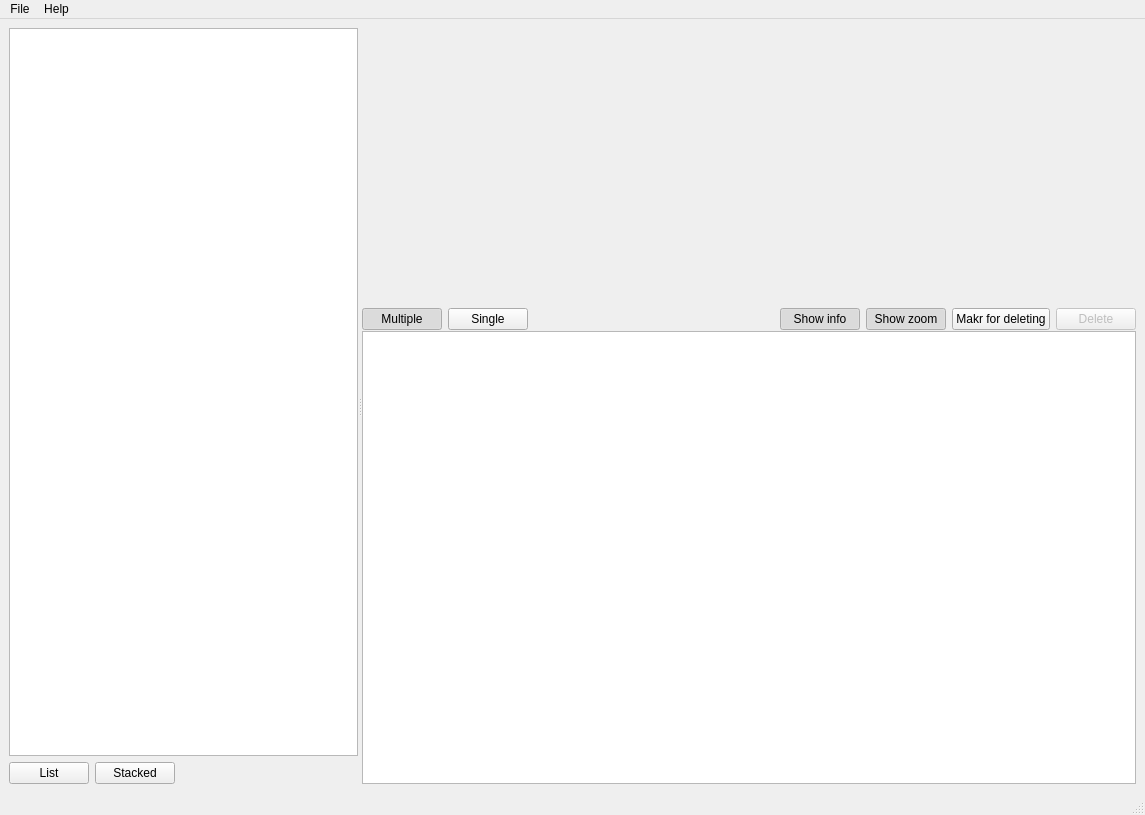
<?xml version="1.0" encoding="UTF-8"?>
<ui version="4.0">
 <class>MainWindow</class>
 <widget class="QMainWindow" name="MainWindow">
  <property name="geometry">
   <rect>
    <x>0</x>
    <y>0</y>
    <width>1145</width>
    <height>815</height>
   </rect>
  </property>
  <property name="windowTitle">
   <string>MainWindow</string>
  </property>
  <widget class="QWidget" name="centralwidget">
   <layout class="QVBoxLayout" name="verticalLayout_3">
    <item>
     <widget class="QSplitter" name="splitter">
      <property name="orientation">
       <enum>Qt::Horizontal</enum>
      </property>
      <widget class="QWidget" name="verticalLayoutWidget">
       <layout class="QVBoxLayout" name="verticalLayout">
        <item>
         <widget class="QStackedWidget" name="matches_stack">
          <property name="frameShape">
           <enum>QFrame::NoFrame</enum>
          </property>
          <property name="currentIndex">
           <number>0</number>
          </property>
          <widget class="MatchesListView" name="full_view_page">
           <property name="layoutDirection">
            <enum>Qt::LeftToRight</enum>
           </property>
           <property name="styleSheet">
            <string notr="true"/>
           </property>
           <property name="layoutMode">
            <enum>QListView::SinglePass</enum>
           </property>
           <property name="batchSize">
            <number>100</number>
           </property>
          </widget>
          <widget class="MatchesStackView" name="thumbnails_page"/>
         </widget>
        </item>
        <item>
         <layout class="QHBoxLayout" name="pager_layout"/>
        </item>
        <item>
         <layout class="QHBoxLayout" name="horizontalLayout_2">
          <property name="topMargin">
           <number>0</number>
          </property>
          <item>
           <widget class="QPushButton" name="list_thumbs_button">
            <property name="text">
             <string>List</string>
            </property>
           </widget>
          </item>
          <item>
           <widget class="QPushButton" name="stacked_thumbs_button">
            <property name="text">
             <string>Stacked</string>
            </property>
           </widget>
          </item>
          <item>
           <spacer name="horizontalSpacer">
            <property name="orientation">
             <enum>Qt::Horizontal</enum>
            </property>
            <property name="sizeHint" stdset="0">
             <size>
              <width>40</width>
              <height>20</height>
             </size>
            </property>
           </spacer>
          </item>
         </layout>
        </item>
       </layout>
      </widget>
      <widget class="QSplitter" name="splitter_2">
       <property name="orientation">
        <enum>Qt::Vertical</enum>
       </property>
       <property name="handleWidth">
        <number>1</number>
       </property>
       <widget class="QWidget" name="comparator_and_buttons">
        <layout class="QVBoxLayout" name="comparator_layout" stretch="1,1">
         <property name="sizeConstraint">
          <enum>QLayout::SetDefaultConstraint</enum>
         </property>
         <item>
          <widget class="CompareWidget" name="compare_widget" native="true">
           <property name="minimumSize">
            <size>
             <width>300</width>
             <height>100</height>
            </size>
           </property>
          </widget>
         </item>
         <item>
          <layout class="QHBoxLayout" name="action_buttons">
           <item>
            <widget class="QPushButton" name="display_multiple_button">
             <property name="toolTip">
              <string>Display images next to each other.</string>
             </property>
             <property name="text">
              <string>Multiple</string>
             </property>
             <property name="icon">
              <iconset theme="object-columns">
               <normaloff>.</normaloff>.</iconset>
             </property>
             <property name="checkable">
              <bool>true</bool>
             </property>
             <property name="checked">
              <bool>true</bool>
             </property>
             <property name="default">
              <bool>false</bool>
             </property>
             <property name="flat">
              <bool>false</bool>
             </property>
            </widget>
           </item>
           <item>
            <widget class="QPushButton" name="display_single_button">
             <property name="toolTip">
              <string>Display single image at the time.</string>
             </property>
             <property name="text">
              <string>Single</string>
             </property>
             <property name="icon">
              <iconset theme="page-simple">
               <normaloff>.</normaloff>.</iconset>
             </property>
             <property name="checkable">
              <bool>true</bool>
             </property>
            </widget>
           </item>
           <item>
            <spacer name="horizontalSpacer_2">
             <property name="orientation">
              <enum>Qt::Horizontal</enum>
             </property>
             <property name="sizeHint" stdset="0">
              <size>
               <width>40</width>
               <height>20</height>
              </size>
             </property>
            </spacer>
           </item>
           <item>
            <widget class="QPushButton" name="show_info_button">
             <property name="text">
              <string>Show info</string>
             </property>
             <property name="icon">
              <iconset theme="help-about-symbolic">
               <normaloff>.</normaloff>.</iconset>
             </property>
             <property name="checkable">
              <bool>true</bool>
             </property>
             <property name="checked">
              <bool>true</bool>
             </property>
             <property name="flat">
              <bool>false</bool>
             </property>
            </widget>
           </item>
           <item>
            <widget class="QPushButton" name="show_zoom_button">
             <property name="text">
              <string>Show zoom</string>
             </property>
             <property name="icon">
              <iconset theme="label">
               <normaloff>.</normaloff>.</iconset>
             </property>
             <property name="checkable">
              <bool>true</bool>
             </property>
             <property name="checked">
              <bool>true</bool>
             </property>
            </widget>
           </item>
           <item>
            <widget class="QPushButton" name="deleting_mode_button">
             <property name="toolTip">
              <string>Enables marking for deletion mode.</string>
             </property>
             <property name="text">
              <string>Makr for deleting</string>
             </property>
             <property name="icon">
              <iconset theme="trash-empty">
               <normaloff>.</normaloff>.</iconset>
             </property>
             <property name="checkable">
              <bool>true</bool>
             </property>
            </widget>
           </item>
           <item>
            <widget class="QPushButton" name="delete_button">
             <property name="enabled">
              <bool>false</bool>
             </property>
             <property name="text">
              <string>Delete</string>
             </property>
             <property name="icon">
              <iconset theme="edit-delete">
               <normaloff>.</normaloff>.</iconset>
             </property>
            </widget>
           </item>
          </layout>
         </item>
        </layout>
       </widget>
       <widget class="GroupListView" name="current_group_list_view">
        <property name="sizePolicy">
         <sizepolicy hsizetype="Expanding" vsizetype="Preferred">
          <horstretch>0</horstretch>
          <verstretch>0</verstretch>
         </sizepolicy>
        </property>
        <property name="baseSize">
         <size>
          <width>0</width>
          <height>500</height>
         </size>
        </property>
        <property name="verticalScrollBarPolicy">
         <enum>Qt::ScrollBarAlwaysOff</enum>
        </property>
        <property name="autoScroll">
         <bool>true</bool>
        </property>
        <property name="selectionMode">
         <enum>QAbstractItemView::MultiSelection</enum>
        </property>
        <property name="movement">
         <enum>QListView::Static</enum>
        </property>
        <property name="flow">
         <enum>QListView::LeftToRight</enum>
        </property>
        <property name="spacing">
         <number>5</number>
        </property>
       </widget>
      </widget>
     </widget>
    </item>
   </layout>
  </widget>
  <widget class="QMenuBar" name="menubar">
   <property name="geometry">
    <rect>
     <x>0</x>
     <y>0</y>
     <width>1145</width>
     <height>23</height>
    </rect>
   </property>
   <widget class="QMenu" name="menuFile">
    <property name="title">
     <string>File</string>
    </property>
    <addaction name="action_quit"/>
   </widget>
   <widget class="QMenu" name="menuHelp">
    <property name="title">
     <string>Help</string>
    </property>
    <addaction name="action_show_log"/>
   </widget>
   <addaction name="menuFile"/>
   <addaction name="menuHelp"/>
  </widget>
  <widget class="QStatusBar" name="statusbar"/>
  <action name="action_quit">
   <property name="text">
    <string>Quit</string>
   </property>
   <property name="shortcut">
    <string>Ctrl+Q</string>
   </property>
  </action>
  <action name="action_show_log">
   <property name="text">
    <string>Show log</string>
   </property>
  </action>
 </widget>
 <customwidgets>
  <customwidget>
   <class>MatchesListView</class>
   <extends>QListView</extends>
   <header>picture_comparator/view/matches_view</header>
   <container>1</container>
  </customwidget>
  <customwidget>
   <class>MatchesStackView</class>
   <extends>QWidget</extends>
   <header>picture_comparator/view/matches_view</header>
   <container>1</container>
  </customwidget>
  <customwidget>
   <class>GroupListView</class>
   <extends>QListView</extends>
   <header>picture_comparator/view/group_list_view</header>
  </customwidget>
  <customwidget>
   <class>CompareWidget</class>
   <extends>QWidget</extends>
   <header>picture_comparator/view/comparator_view</header>
   <container>1</container>
  </customwidget>
 </customwidgets>
 <resources/>
 <connections/>
</ui>
